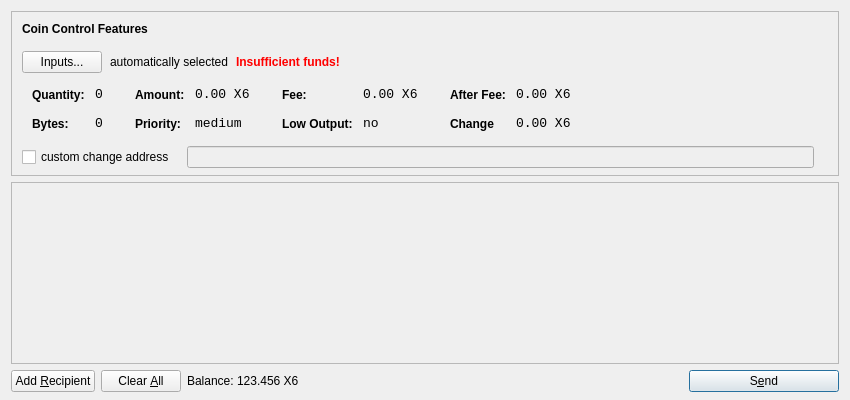
<?xml version="1.0" encoding="UTF-8"?>
<ui version="4.0">
 <class>SendCoinsDialog</class>
 <widget class="QDialog" name="SendCoinsDialog">
  <property name="geometry">
   <rect>
    <x>0</x>
    <y>0</y>
    <width>850</width>
    <height>400</height>
   </rect>
  </property>
  <property name="windowTitle">
   <string>Send Coins</string>
  </property>
  <layout class="QVBoxLayout" name="verticalLayout" stretch="0,1,0">
   <property name="bottomMargin">
    <number>8</number>
   </property>
   <item>
    <widget class="QFrame" name="frameCoinControl">
     <property name="sizePolicy">
      <sizepolicy hsizetype="Expanding" vsizetype="Expanding">
       <horstretch>0</horstretch>
       <verstretch>0</verstretch>
      </sizepolicy>
     </property>
     <property name="maximumSize">
      <size>
       <width>16777215</width>
       <height>16777215</height>
      </size>
     </property>
     <property name="frameShape">
      <enum>QFrame::StyledPanel</enum>
     </property>
     <property name="frameShadow">
      <enum>QFrame::Sunken</enum>
     </property>
     <layout class="QVBoxLayout" name="verticalLayoutCoinControl2">
      <property name="spacing">
       <number>-1</number>
      </property>
      <property name="leftMargin">
       <number>0</number>
      </property>
      <property name="topMargin">
       <number>0</number>
      </property>
      <property name="rightMargin">
       <number>0</number>
      </property>
      <property name="bottomMargin">
       <number>6</number>
      </property>
      <item>
       <layout class="QVBoxLayout" name="verticalLayoutCoinControl" stretch="0,0,0,0,1">
        <property name="spacing">
         <number>0</number>
        </property>
        <property name="leftMargin">
         <number>10</number>
        </property>
        <property name="topMargin">
         <number>10</number>
        </property>
        <item>
         <layout class="QHBoxLayout" name="horizontalLayoutCoinControl1">
          <property name="bottomMargin">
           <number>15</number>
          </property>
          <item>
           <widget class="QLabel" name="labelCoinControlFeatures">
            <property name="sizePolicy">
             <sizepolicy hsizetype="Preferred" vsizetype="Maximum">
              <horstretch>0</horstretch>
              <verstretch>0</verstretch>
             </sizepolicy>
            </property>
            <property name="font">
             <font>
              <weight>75</weight>
              <bold>true</bold>
             </font>
            </property>
            <property name="styleSheet">
             <string notr="true">font-weight:bold;</string>
            </property>
            <property name="text">
             <string>Coin Control Features</string>
            </property>
           </widget>
          </item>
         </layout>
        </item>
        <item>
         <layout class="QHBoxLayout" name="horizontalLayoutCoinControl2" stretch="0,0,0,0">
          <property name="spacing">
           <number>8</number>
          </property>
          <property name="bottomMargin">
           <number>10</number>
          </property>
          <item>
           <widget class="QPushButton" name="pushButtonCoinControl">
            <property name="styleSheet">
             <string notr="true"/>
            </property>
            <property name="text">
             <string>Inputs...</string>
            </property>
           </widget>
          </item>
          <item>
           <widget class="QLabel" name="labelCoinControlAutomaticallySelected">
            <property name="text">
             <string>automatically selected</string>
            </property>
            <property name="margin">
             <number>5</number>
            </property>
           </widget>
          </item>
          <item>
           <widget class="QLabel" name="labelCoinControlInsuffFunds">
            <property name="font">
             <font>
              <weight>75</weight>
              <bold>true</bold>
             </font>
            </property>
            <property name="styleSheet">
             <string notr="true">color:red;font-weight:bold;</string>
            </property>
            <property name="text">
             <string>Insufficient funds!</string>
            </property>
            <property name="margin">
             <number>5</number>
            </property>
           </widget>
          </item>
          <item>
           <spacer name="horizontalSpacerCoinControl">
            <property name="orientation">
             <enum>Qt::Horizontal</enum>
            </property>
            <property name="sizeHint" stdset="0">
             <size>
              <width>40</width>
              <height>1</height>
             </size>
            </property>
           </spacer>
          </item>
         </layout>
        </item>
        <item>
         <widget class="QWidget" name="widgetCoinControl" native="true">
          <property name="sizePolicy">
           <sizepolicy hsizetype="Preferred" vsizetype="Preferred">
            <horstretch>0</horstretch>
            <verstretch>0</verstretch>
           </sizepolicy>
          </property>
          <property name="minimumSize">
           <size>
            <width>0</width>
            <height>0</height>
           </size>
          </property>
          <property name="styleSheet">
           <string notr="true"/>
          </property>
          <layout class="QHBoxLayout" name="horizontalLayoutCoinControl5">
           <property name="margin">
            <number>0</number>
           </property>
           <item>
            <layout class="QHBoxLayout" name="horizontalLayoutCoinControl3" stretch="0,0,0,1">
             <property name="spacing">
              <number>20</number>
             </property>
             <property name="topMargin">
              <number>0</number>
             </property>
             <property name="bottomMargin">
              <number>10</number>
             </property>
             <item>
              <layout class="QFormLayout" name="formLayoutCoinControl1">
               <property name="horizontalSpacing">
                <number>10</number>
               </property>
               <property name="verticalSpacing">
                <number>14</number>
               </property>
               <property name="leftMargin">
                <number>10</number>
               </property>
               <property name="topMargin">
                <number>4</number>
               </property>
               <property name="rightMargin">
                <number>6</number>
               </property>
               <item row="0" column="0">
                <widget class="QLabel" name="labelCoinControlQuantityText">
                 <property name="styleSheet">
                  <string notr="true">font-weight:bold;</string>
                 </property>
                 <property name="text">
                  <string>Quantity:</string>
                 </property>
                 <property name="margin">
                  <number>0</number>
                 </property>
                </widget>
               </item>
               <item row="0" column="1">
                <widget class="QLabel" name="labelCoinControlQuantity">
                 <property name="font">
                  <font>
                   <family>Monospace</family>
                   <pointsize>10</pointsize>
                  </font>
                 </property>
                 <property name="cursor">
                  <cursorShape>IBeamCursor</cursorShape>
                 </property>
                 <property name="contextMenuPolicy">
                  <enum>Qt::ActionsContextMenu</enum>
                 </property>
                 <property name="text">
                  <string>0</string>
                 </property>
                 <property name="margin">
                  <number>0</number>
                 </property>
                 <property name="textInteractionFlags">
                  <set>Qt::LinksAccessibleByMouse|Qt::TextSelectableByKeyboard|Qt::TextSelectableByMouse</set>
                 </property>
                </widget>
               </item>
               <item row="1" column="0">
                <widget class="QLabel" name="labelCoinControlBytesText">
                 <property name="styleSheet">
                  <string notr="true">font-weight:bold;</string>
                 </property>
                 <property name="text">
                  <string>Bytes:</string>
                 </property>
                </widget>
               </item>
               <item row="1" column="1">
                <widget class="QLabel" name="labelCoinControlBytes">
                 <property name="font">
                  <font>
                   <family>Monospace</family>
                   <pointsize>10</pointsize>
                  </font>
                 </property>
                 <property name="cursor">
                  <cursorShape>IBeamCursor</cursorShape>
                 </property>
                 <property name="contextMenuPolicy">
                  <enum>Qt::ActionsContextMenu</enum>
                 </property>
                 <property name="text">
                  <string>0</string>
                 </property>
                 <property name="textInteractionFlags">
                  <set>Qt::LinksAccessibleByMouse|Qt::TextSelectableByKeyboard|Qt::TextSelectableByMouse</set>
                 </property>
                </widget>
               </item>
              </layout>
             </item>
             <item>
              <layout class="QFormLayout" name="formLayoutCoinControl2">
               <property name="horizontalSpacing">
                <number>10</number>
               </property>
               <property name="verticalSpacing">
                <number>14</number>
               </property>
               <property name="leftMargin">
                <number>6</number>
               </property>
               <property name="topMargin">
                <number>4</number>
               </property>
               <property name="rightMargin">
                <number>6</number>
               </property>
               <item row="0" column="0">
                <widget class="QLabel" name="labelCoinControlAmountText">
                 <property name="styleSheet">
                  <string notr="true">font-weight:bold;</string>
                 </property>
                 <property name="text">
                  <string>Amount:</string>
                 </property>
                 <property name="margin">
                  <number>0</number>
                 </property>
                </widget>
               </item>
               <item row="0" column="1">
                <widget class="QLabel" name="labelCoinControlAmount">
                 <property name="font">
                  <font>
                   <family>Monospace</family>
                   <pointsize>10</pointsize>
                  </font>
                 </property>
                 <property name="cursor">
                  <cursorShape>IBeamCursor</cursorShape>
                 </property>
                 <property name="contextMenuPolicy">
                  <enum>Qt::ActionsContextMenu</enum>
                 </property>
                 <property name="text">
                  <string>0.00 X6</string>
                 </property>
                 <property name="textInteractionFlags">
                  <set>Qt::LinksAccessibleByMouse|Qt::TextSelectableByKeyboard|Qt::TextSelectableByMouse</set>
                 </property>
                </widget>
               </item>
               <item row="1" column="0">
                <widget class="QLabel" name="labelCoinControlPriorityText">
                 <property name="styleSheet">
                  <string notr="true">font-weight:bold;</string>
                 </property>
                 <property name="text">
                  <string>Priority:</string>
                 </property>
                </widget>
               </item>
               <item row="1" column="1">
                <widget class="QLabel" name="labelCoinControlPriority">
                 <property name="font">
                  <font>
                   <family>Monospace</family>
                   <pointsize>10</pointsize>
                  </font>
                 </property>
                 <property name="cursor">
                  <cursorShape>IBeamCursor</cursorShape>
                 </property>
                 <property name="contextMenuPolicy">
                  <enum>Qt::ActionsContextMenu</enum>
                 </property>
                 <property name="text">
                  <string>medium</string>
                 </property>
                 <property name="textInteractionFlags">
                  <set>Qt::LinksAccessibleByMouse|Qt::TextSelectableByKeyboard|Qt::TextSelectableByMouse</set>
                 </property>
                </widget>
               </item>
              </layout>
             </item>
             <item>
              <layout class="QFormLayout" name="formLayoutCoinControl3">
               <property name="horizontalSpacing">
                <number>10</number>
               </property>
               <property name="verticalSpacing">
                <number>14</number>
               </property>
               <property name="leftMargin">
                <number>6</number>
               </property>
               <property name="topMargin">
                <number>4</number>
               </property>
               <property name="rightMargin">
                <number>6</number>
               </property>
               <item row="0" column="0">
                <widget class="QLabel" name="labelCoinControlFeeText">
                 <property name="styleSheet">
                  <string notr="true">font-weight:bold;</string>
                 </property>
                 <property name="text">
                  <string>Fee:</string>
                 </property>
                 <property name="margin">
                  <number>0</number>
                 </property>
                </widget>
               </item>
               <item row="0" column="1">
                <widget class="QLabel" name="labelCoinControlFee">
                 <property name="font">
                  <font>
                   <family>Monospace</family>
                   <pointsize>10</pointsize>
                  </font>
                 </property>
                 <property name="cursor">
                  <cursorShape>IBeamCursor</cursorShape>
                 </property>
                 <property name="contextMenuPolicy">
                  <enum>Qt::ActionsContextMenu</enum>
                 </property>
                 <property name="text">
                  <string>0.00 X6</string>
                 </property>
                 <property name="textInteractionFlags">
                  <set>Qt::LinksAccessibleByMouse|Qt::TextSelectableByKeyboard|Qt::TextSelectableByMouse</set>
                 </property>
                </widget>
               </item>
               <item row="1" column="0">
                <widget class="QLabel" name="labelCoinControlLowOutputText">
                 <property name="styleSheet">
                  <string notr="true">font-weight:bold;</string>
                 </property>
                 <property name="text">
                  <string>Low Output:</string>
                 </property>
                </widget>
               </item>
               <item row="1" column="1">
                <widget class="QLabel" name="labelCoinControlLowOutput">
                 <property name="font">
                  <font>
                   <family>Monospace</family>
                   <pointsize>10</pointsize>
                  </font>
                 </property>
                 <property name="cursor">
                  <cursorShape>IBeamCursor</cursorShape>
                 </property>
                 <property name="contextMenuPolicy">
                  <enum>Qt::ActionsContextMenu</enum>
                 </property>
                 <property name="text">
                  <string>no</string>
                 </property>
                 <property name="textInteractionFlags">
                  <set>Qt::LinksAccessibleByMouse|Qt::TextSelectableByKeyboard|Qt::TextSelectableByMouse</set>
                 </property>
                </widget>
               </item>
              </layout>
             </item>
             <item>
              <layout class="QFormLayout" name="formLayoutCoinControl4">
               <property name="horizontalSpacing">
                <number>10</number>
               </property>
               <property name="verticalSpacing">
                <number>14</number>
               </property>
               <property name="leftMargin">
                <number>6</number>
               </property>
               <property name="topMargin">
                <number>4</number>
               </property>
               <property name="rightMargin">
                <number>6</number>
               </property>
               <item row="0" column="0">
                <widget class="QLabel" name="labelCoinControlAfterFeeText">
                 <property name="styleSheet">
                  <string notr="true">font-weight:bold;</string>
                 </property>
                 <property name="text">
                  <string>After Fee:</string>
                 </property>
                 <property name="margin">
                  <number>0</number>
                 </property>
                </widget>
               </item>
               <item row="0" column="1">
                <widget class="QLabel" name="labelCoinControlAfterFee">
                 <property name="font">
                  <font>
                   <family>Monospace</family>
                   <pointsize>10</pointsize>
                  </font>
                 </property>
                 <property name="cursor">
                  <cursorShape>IBeamCursor</cursorShape>
                 </property>
                 <property name="contextMenuPolicy">
                  <enum>Qt::ActionsContextMenu</enum>
                 </property>
                 <property name="text">
                  <string>0.00 X6</string>
                 </property>
                 <property name="textInteractionFlags">
                  <set>Qt::LinksAccessibleByMouse|Qt::TextSelectableByKeyboard|Qt::TextSelectableByMouse</set>
                 </property>
                </widget>
               </item>
               <item row="1" column="0">
                <widget class="QLabel" name="labelCoinControlChangeText">
                 <property name="styleSheet">
                  <string notr="true">font-weight:bold;</string>
                 </property>
                 <property name="text">
                  <string>Change</string>
                 </property>
                </widget>
               </item>
               <item row="1" column="1">
                <widget class="QLabel" name="labelCoinControlChange">
                 <property name="font">
                  <font>
                   <family>Monospace</family>
                   <pointsize>10</pointsize>
                  </font>
                 </property>
                 <property name="cursor">
                  <cursorShape>IBeamCursor</cursorShape>
                 </property>
                 <property name="contextMenuPolicy">
                  <enum>Qt::ActionsContextMenu</enum>
                 </property>
                 <property name="text">
                  <string>0.00 X6</string>
                 </property>
                 <property name="textInteractionFlags">
                  <set>Qt::LinksAccessibleByMouse|Qt::TextSelectableByKeyboard|Qt::TextSelectableByMouse</set>
                 </property>
                </widget>
               </item>
              </layout>
             </item>
            </layout>
           </item>
          </layout>
         </widget>
        </item>
        <item>
         <layout class="QHBoxLayout" name="horizontalLayoutCoinControl4" stretch="0,0,0">
          <property name="spacing">
           <number>12</number>
          </property>
          <property name="sizeConstraint">
           <enum>QLayout::SetDefaultConstraint</enum>
          </property>
          <property name="topMargin">
           <number>5</number>
          </property>
          <property name="rightMargin">
           <number>5</number>
          </property>
          <item>
           <widget class="QCheckBox" name="checkBoxCoinControlChange">
            <property name="text">
             <string>custom change address</string>
            </property>
           </widget>
          </item>
          <item>
           <widget class="QLineEdit" name="lineEditCoinControlChange">
            <property name="enabled">
             <bool>false</bool>
            </property>
            <property name="sizePolicy">
             <sizepolicy hsizetype="Expanding" vsizetype="Fixed">
              <horstretch>0</horstretch>
              <verstretch>0</verstretch>
             </sizepolicy>
            </property>
           </widget>
          </item>
          <item>
           <widget class="QLabel" name="labelCoinControlChangeLabel">
            <property name="sizePolicy">
             <sizepolicy hsizetype="Preferred" vsizetype="Expanding">
              <horstretch>0</horstretch>
              <verstretch>0</verstretch>
             </sizepolicy>
            </property>
            <property name="minimumSize">
             <size>
              <width>0</width>
              <height>0</height>
             </size>
            </property>
            <property name="text">
             <string/>
            </property>
            <property name="margin">
             <number>3</number>
            </property>
           </widget>
          </item>
         </layout>
        </item>
        <item>
         <spacer name="verticalSpacerCoinControl">
          <property name="orientation">
           <enum>Qt::Vertical</enum>
          </property>
          <property name="sizeHint" stdset="0">
           <size>
            <width>800</width>
            <height>1</height>
           </size>
          </property>
         </spacer>
        </item>
       </layout>
      </item>
     </layout>
    </widget>
   </item>
   <item>
    <widget class="QScrollArea" name="scrollArea">
     <property name="widgetResizable">
      <bool>true</bool>
     </property>
     <widget class="QWidget" name="scrollAreaWidgetContents">
      <property name="geometry">
       <rect>
        <x>0</x>
        <y>0</y>
        <width>830</width>
        <height>165</height>
       </rect>
      </property>
      <layout class="QVBoxLayout" name="verticalLayout_2">
       <property name="margin">
        <number>0</number>
       </property>
       <item>
        <layout class="QVBoxLayout" name="entries">
         <property name="spacing">
          <number>6</number>
         </property>
        </layout>
       </item>
       <item>
        <spacer name="verticalSpacer">
         <property name="orientation">
          <enum>Qt::Vertical</enum>
         </property>
         <property name="sizeHint" stdset="0">
          <size>
           <width>20</width>
           <height>40</height>
          </size>
         </property>
        </spacer>
       </item>
      </layout>
     </widget>
    </widget>
   </item>
   <item>
    <layout class="QHBoxLayout" name="horizontalLayout">
     <item>
      <widget class="QPushButton" name="addButton">
       <property name="toolTip">
        <string>Send to multiple recipients at once</string>
       </property>
       <property name="text">
        <string>Add &amp;Recipient</string>
       </property>
       <property name="icon">
        <iconset resource="../bitcoin.qrc">
         <normaloff>:/icons/add</normaloff>:/icons/add</iconset>
       </property>
       <property name="autoDefault">
        <bool>false</bool>
       </property>
      </widget>
     </item>
     <item>
      <widget class="QPushButton" name="clearButton">
       <property name="sizePolicy">
        <sizepolicy hsizetype="Minimum" vsizetype="Fixed">
         <horstretch>0</horstretch>
         <verstretch>0</verstretch>
        </sizepolicy>
       </property>
       <property name="toolTip">
        <string>Remove all transaction fields</string>
       </property>
       <property name="text">
        <string>Clear &amp;All</string>
       </property>
       <property name="icon">
        <iconset resource="../bitcoin.qrc">
         <normaloff>:/icons/remove</normaloff>:/icons/remove</iconset>
       </property>
       <property name="autoRepeatDelay">
        <number>300</number>
       </property>
       <property name="autoDefault">
        <bool>false</bool>
       </property>
      </widget>
     </item>
     <item>
      <layout class="QHBoxLayout" name="horizontalLayout_2">
       <property name="spacing">
        <number>3</number>
       </property>
       <item>
        <widget class="QLabel" name="label">
         <property name="sizePolicy">
          <sizepolicy hsizetype="Preferred" vsizetype="Fixed">
           <horstretch>0</horstretch>
           <verstretch>0</verstretch>
          </sizepolicy>
         </property>
         <property name="text">
          <string>Balance:</string>
         </property>
        </widget>
       </item>
       <item>
        <widget class="QLabel" name="labelBalance">
         <property name="sizePolicy">
          <sizepolicy hsizetype="Preferred" vsizetype="Fixed">
           <horstretch>0</horstretch>
           <verstretch>0</verstretch>
          </sizepolicy>
         </property>
         <property name="cursor">
          <cursorShape>IBeamCursor</cursorShape>
         </property>
         <property name="text">
          <string>123.456 X6</string>
         </property>
         <property name="textInteractionFlags">
          <set>Qt::LinksAccessibleByMouse|Qt::TextSelectableByKeyboard|Qt::TextSelectableByMouse</set>
         </property>
        </widget>
       </item>
      </layout>
     </item>
     <item>
      <spacer name="horizontalSpacer">
       <property name="orientation">
        <enum>Qt::Horizontal</enum>
       </property>
       <property name="sizeHint" stdset="0">
        <size>
         <width>40</width>
         <height>20</height>
        </size>
       </property>
      </spacer>
     </item>
     <item>
      <widget class="QPushButton" name="sendButton">
       <property name="minimumSize">
        <size>
         <width>150</width>
         <height>0</height>
        </size>
       </property>
       <property name="toolTip">
        <string>Confirm the send action</string>
       </property>
       <property name="text">
        <string>S&amp;end</string>
       </property>
       <property name="icon">
        <iconset resource="../bitcoin.qrc">
         <normaloff>:/icons/send</normaloff>:/icons/send</iconset>
       </property>
       <property name="default">
        <bool>true</bool>
       </property>
      </widget>
     </item>
    </layout>
   </item>
  </layout>
 </widget>
 <resources>
  <include location="../bitcoin.qrc"/>
 </resources>
 <connections/>
</ui>
